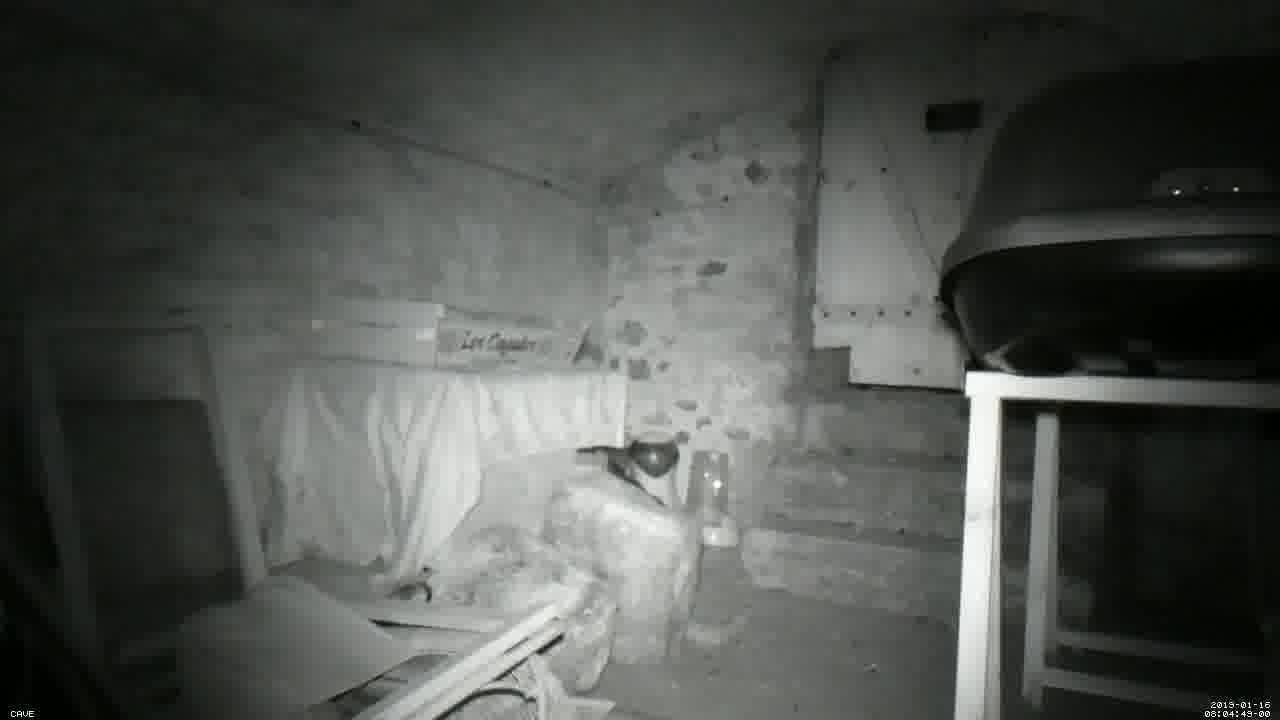
#> input picture reference.jpg, 1280 x 720 px, found by its file name
$ jupyter execute 'Catson v2 Extraction.ipynb'   (older library calls are emulated)
#> lines starting #> are read from the running program, lines starting #| are printed output that depends on the picture; after the words box and inside, x2 and y2 are one past the last pixel; in counts of white or black regions, pixels touching at a corner belong together; long printed decimals are rounded
[cell 1]
# import the necessary packages
from skimage.measure import compare_ssim
import argparse
import imutils
import cv2
from os import listdir
from os.path import isfile, join

[cell 2]
# [5 lines of commented-out code are left out]
args = {}
args["reference"] = "C:/Users/UTILISATEUR/Sandbox/catfaces/images/reference.jpg"
args["source"] = "C:/Users/UTILISATEUR/Sandbox/catfaces/images/230819"
args["target"] = "C:/Users/UTILISATEUR/Sandbox/catfaces/extract"

[cell 3]
SRCDIR = args["source"]
DSTDIR = args["target"]
REFERE = args["reference"]
IMGFILES = [f for f in listdir(SRCDIR) if isfile(join(SRCDIR, f))]

[cell 4]
DIR = args["source"].split("/")
PREFIX = "extract-" + DIR[len(DIR)-1] + "-"

[cell 5]
imageR = cv2.imread(REFERE)
#> imageR is the input picture: shape (720, 1280, 3); mean B, G, R 78.1, 81.6, 78.9
count = 0

[cell 6]
for f in IMGFILES:
	print("Processing:",join(SRCDIR, f))
	imageD = cv2.imread(join(SRCDIR, f))
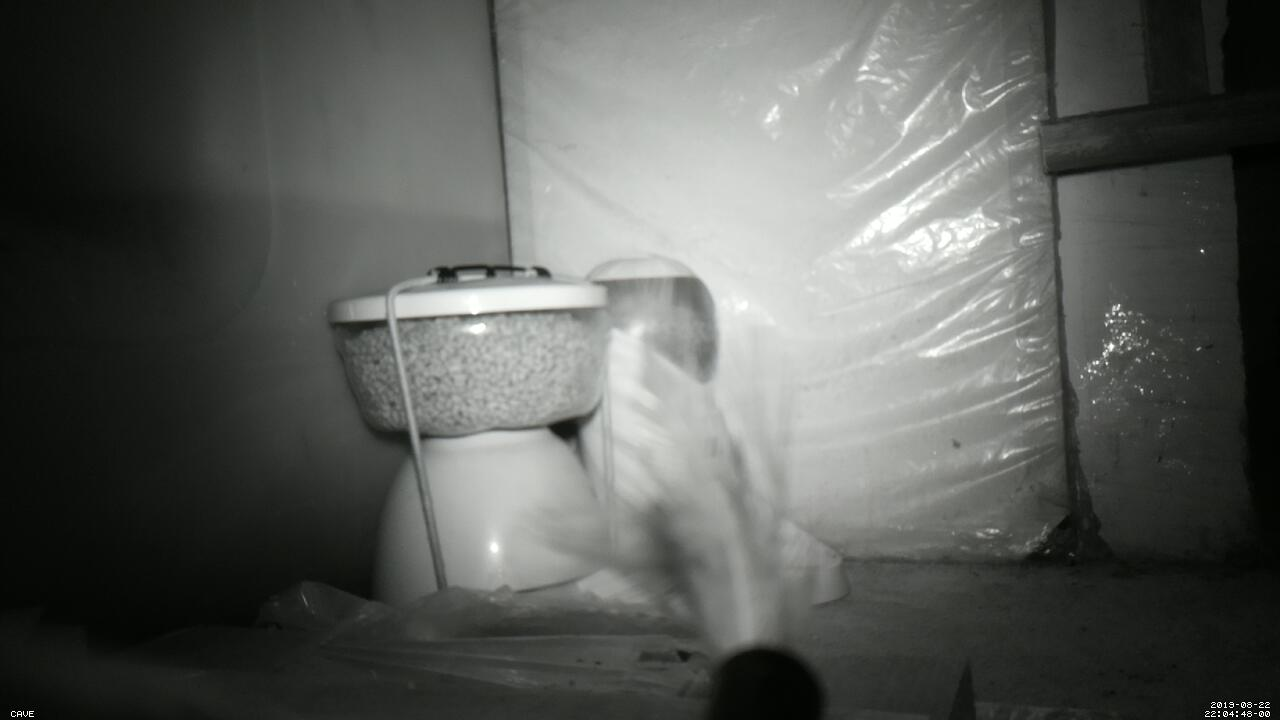
#> input picture images/230819/01-20190822220448-00.jpg, 1280 x 720 px, found by its file name
#> imageD is the input picture: shape (720, 1280, 3); mean B, G, R 89.2, 92.5, 90.5

	grayA = cv2.cvtColor(imageR, cv2.COLOR_BGR2GRAY)
	grayB = cv2.cvtColor(imageD, cv2.COLOR_BGR2GRAY)

	(score, diff) = compare_ssim(grayA, grayB, full=True)
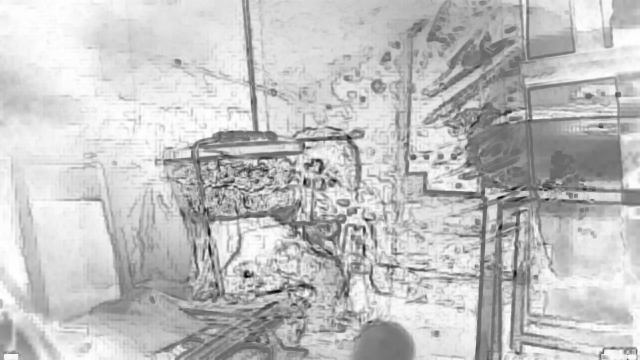
#> diff: shape (720, 1280) float64 (shown at 1/2 size); min -0.711, max 1, mean 0.592; drawn with min black and max white
#> score = 0.59
	diff = (diff * 255).astype("uint8")
	print("SSIM: {}".format(score))
#| SSIM: 0.5901

	subimg = cv2.absdiff(imageD, imageR)
	subimg = cv2.threshold(cv2.cvtColor(subimg, cv2.COLOR_BGR2GRAY), 0, 255, cv2.THRESH_OTSU)[1]
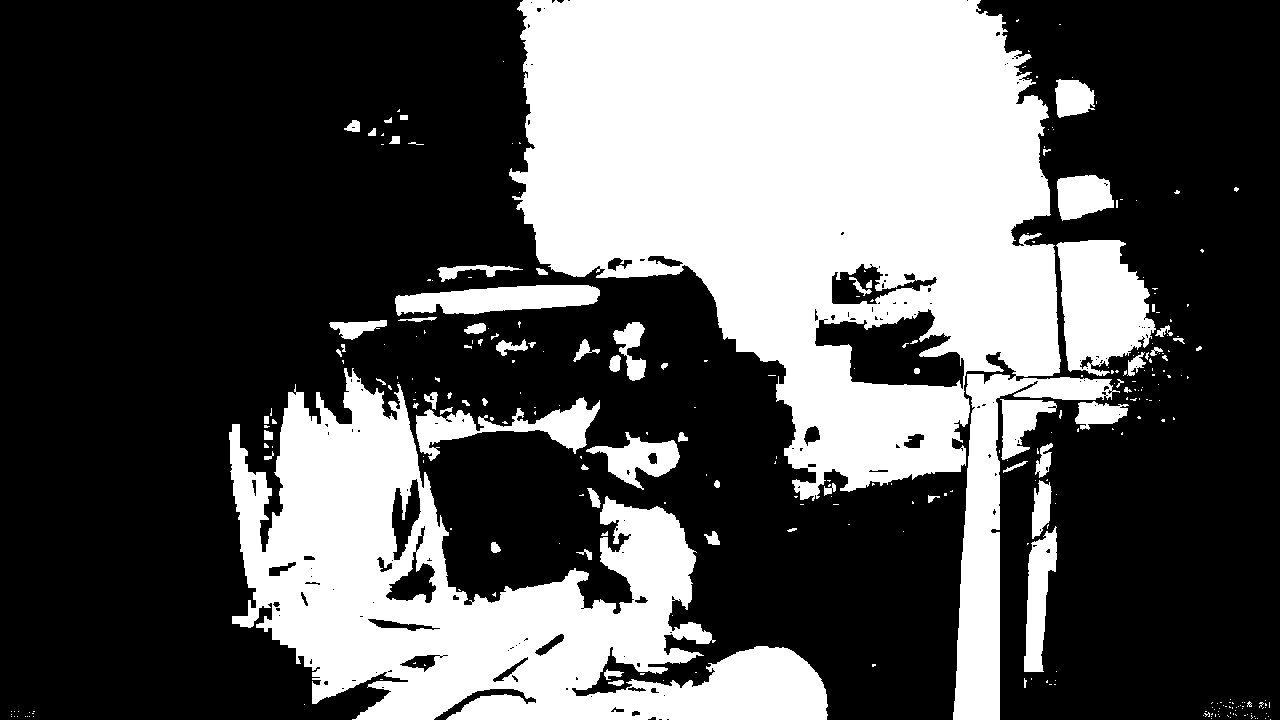
#> subimg: shape (720, 1280); 34.8% white; 306 white regions (233 under 20 px), largest, box (x1, y1, x2, y2) and area: (509, 0, 1120, 720) 194168, (229, 368, 828, 720) 89931, (1056, 240, 1156, 376) 9367

	thresh = cv2.threshold(diff, 0, 255, cv2.THRESH_BINARY_INV | cv2.THRESH_OTSU)[1]
#> thresh: shape (720, 1280); 35.1% white; 493 white regions (268 under 20 px)
	thresh += subimg
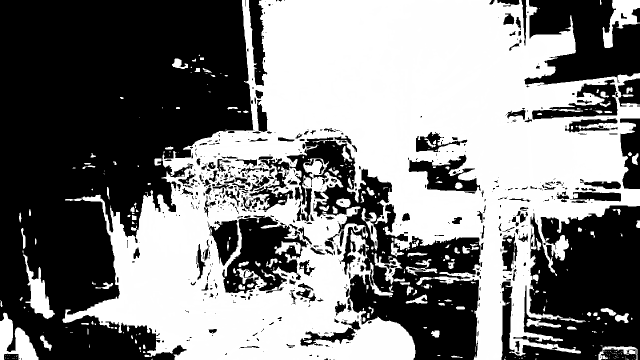
#> thresh: shape (720, 1280) (shown at 1/2 size); min 0, max 255, mean 126.3

	cnts = cv2.findContours(thresh.copy(), cv2.RETR_EXTERNAL, cv2.CHAIN_APPROX_SIMPLE)
#> cnts = 321 contours, 235 with area under 20; largest, box (x1, y1, x2, y2) and area: (125, 0, 1280, 720) 482416, (0, 625, 77, 720) 3570, (1205, 0, 1280, 96) 2936, (46, 509, 110, 638) 2637, (749, 506, 805, 569) 942
	cnts = imutils.grab_contours(cnts)

	for c in cnts:
		(x, y, w, h) = cv2.boundingRect(c)
		if w > 200 and h > 200 and w < 600 and h < 600:
			count += 1
			#cv2.rectangle(imageD, (x, y), (x + w, y + h), (0, 0, 255), 2)
			print(join(DSTDIR,PREFIX+str(count)+".jpg"))
			cv2.imwrite(join(DSTDIR,PREFIX+str(count)+".jpg"), imageD[y:y+h, x:x+w])
#> this loop made 321 passes
#> (x, y, w, h) on passes 1, 2, 5: (1270, 719, 1, 1), (1265, 718, 1, 1), (1230, 717, 1, 1)
#> after the loop, count = 0
#> pass 2 of the loop `for f in IMGFILES:`:
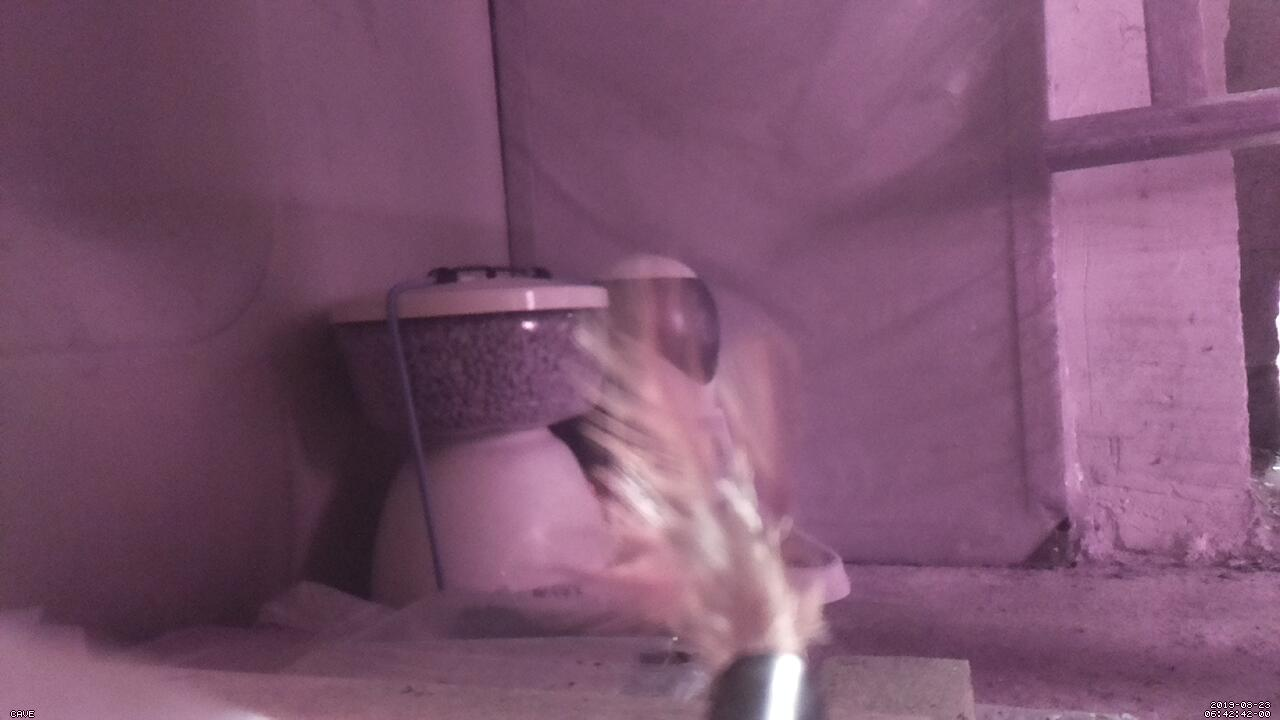
#> input picture images/230819/01-20190823064242-00.jpg, 1280 x 720 px, found by its file name
#> imageD is the input picture: shape (720, 1280, 3); mean B, G, R 110.7, 84.1, 124.7
#> `(score, diff) = compare_ssim(grayA, grayB, full=True)`:
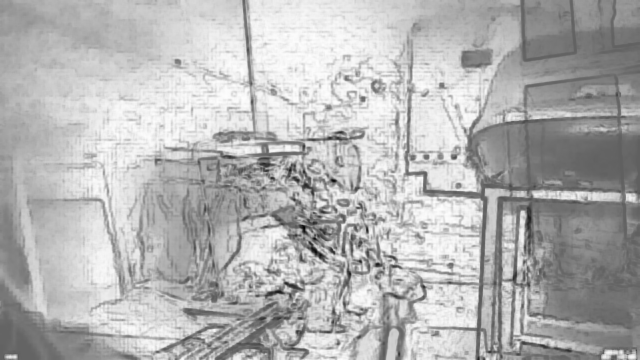
#> diff: shape (720, 1280) float64 (shown at 1/2 size); min -0.605, max 1, mean 0.527; drawn with min black and max white
#> score = 0.529
#| SSIM: 0.5288
#> `thresh += subimg`:
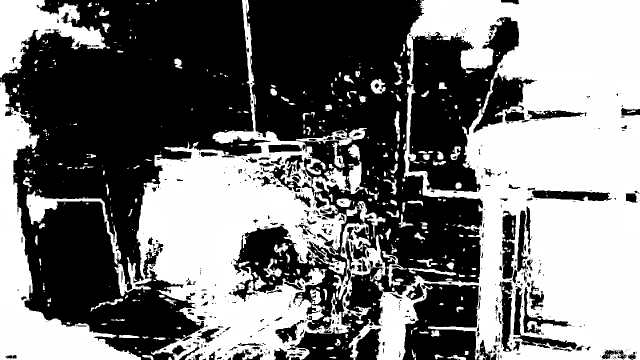
#> thresh: shape (720, 1280) (shown at 1/2 size); min 0, max 255, mean 118.8
#> cnts = 456 contours, 333 with area under 20; largest, box (x1, y1, x2, y2) and area: (697, 0, 1280, 720) 294554, (229, 0, 734, 720) 128422, (0, 164, 282, 720) 37460, (0, 0, 212, 155) 14342, (665, 402, 772, 639) 7752
#> the loop `for c in cnts:` made 456 passes
#> (x, y, w, h, count) on pass 379: (0, 164, 282, 556, 1)
#> (printed output is left out)
#> after the loop `for c in cnts:`: count = 1
#> pass 3 of the loop `for f in IMGFILES:`:
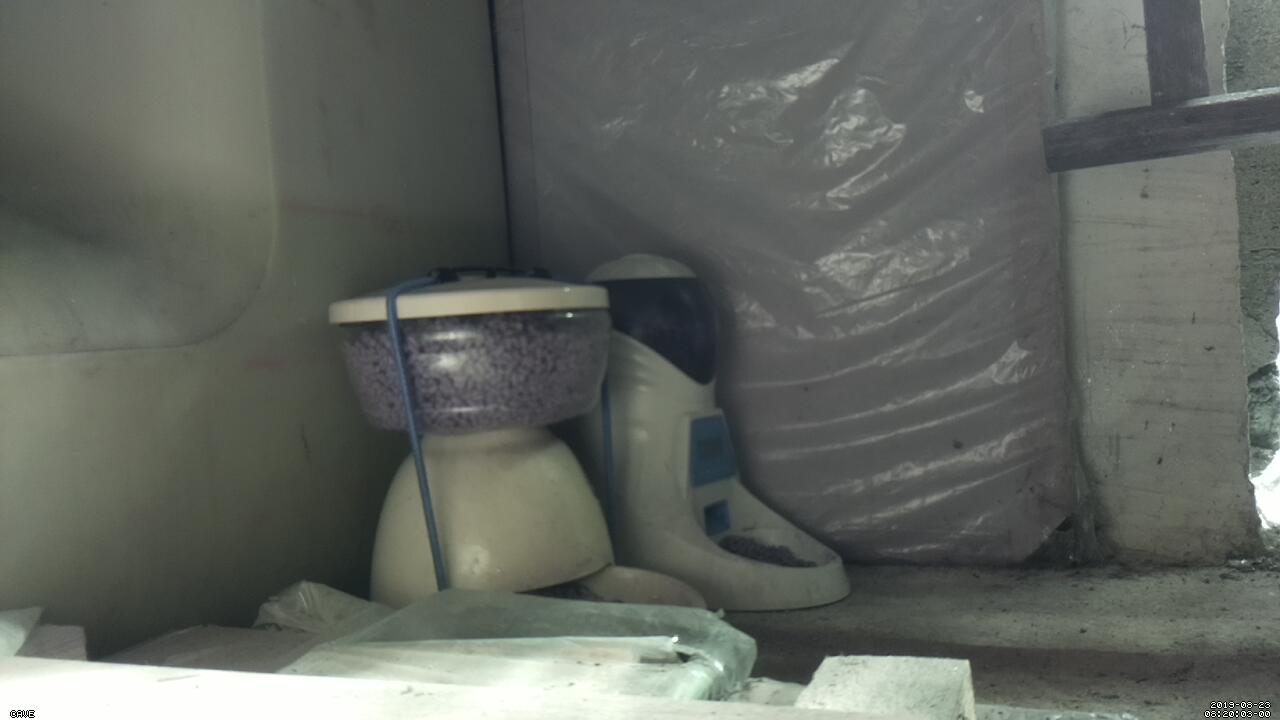
#> input picture images/230819/01-20190823082003-00.jpg, 1280 x 720 px, found by its file name
#> imageD is the input picture: shape (720, 1280, 3); mean B, G, R 96.1, 102.2, 98.1
#> `(score, diff) = compare_ssim(grayA, grayB, full=True)`:
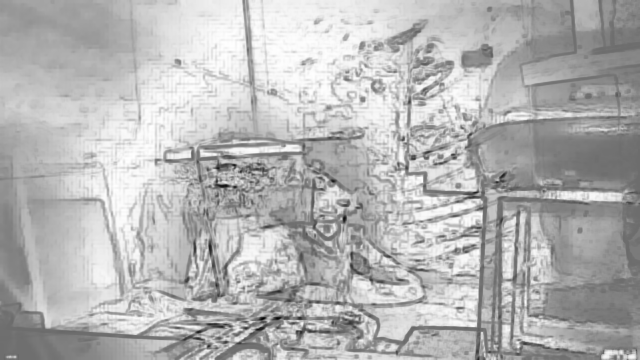
#> diff: shape (720, 1280) float64 (shown at 1/2 size); min -0.747, max 1, mean 0.493; drawn with min black and max white
#> score = 0.495
#| SSIM: 0.4949
#> `thresh += subimg`:
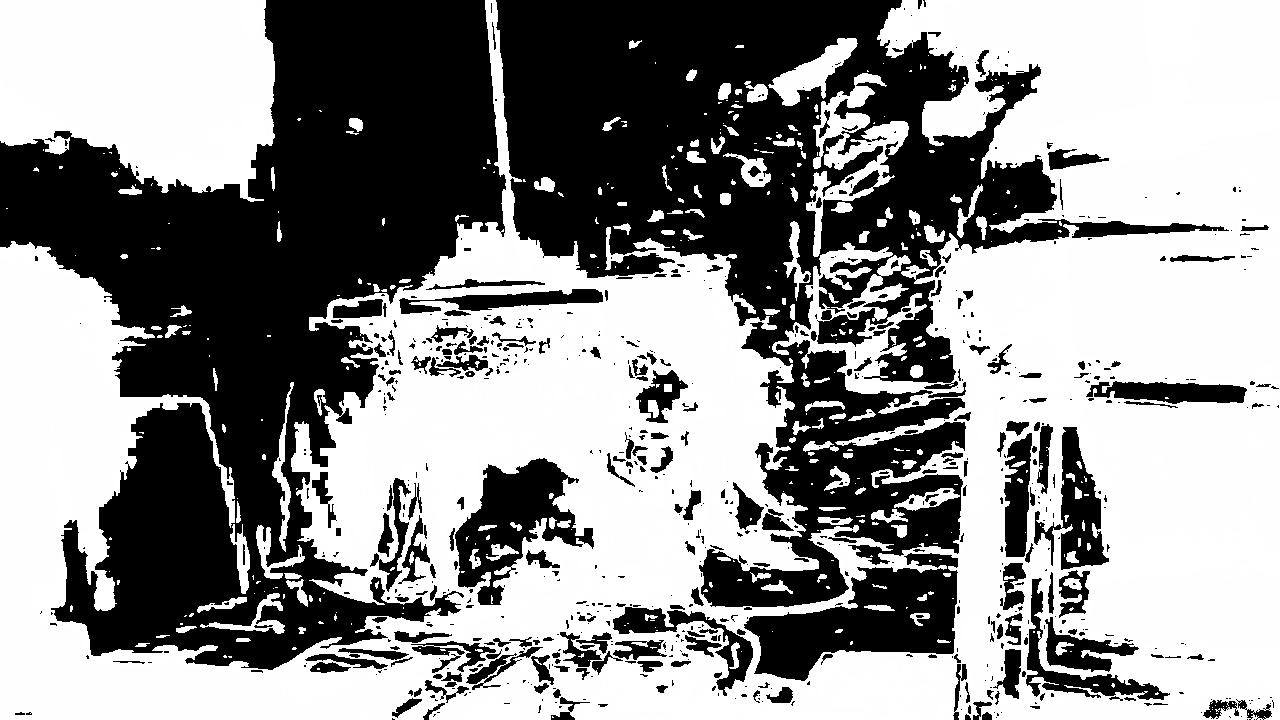
#> thresh: shape (720, 1280); min 0, max 255, mean 145.2
#> cnts = 312 contours, 216 with area under 20; largest, box (x1, y1, x2, y2) and area: (0, 0, 1280, 720) 524106, (0, 0, 275, 202) 44016, (806, 73, 909, 257) 5575, (768, 38, 858, 106) 2152, (272, 382, 294, 552) 769
#> the loop `for c in cnts:` made 312 passes
#> (x, y, w, h) on passes 3 to 5: (223, 655, 4, 3), (292, 647, 5, 3), (135, 643, 15, 4)
#> (printed output is left out)

[cell 7]
print("Detected ", count, "elements")
#| Detected  2 elements
